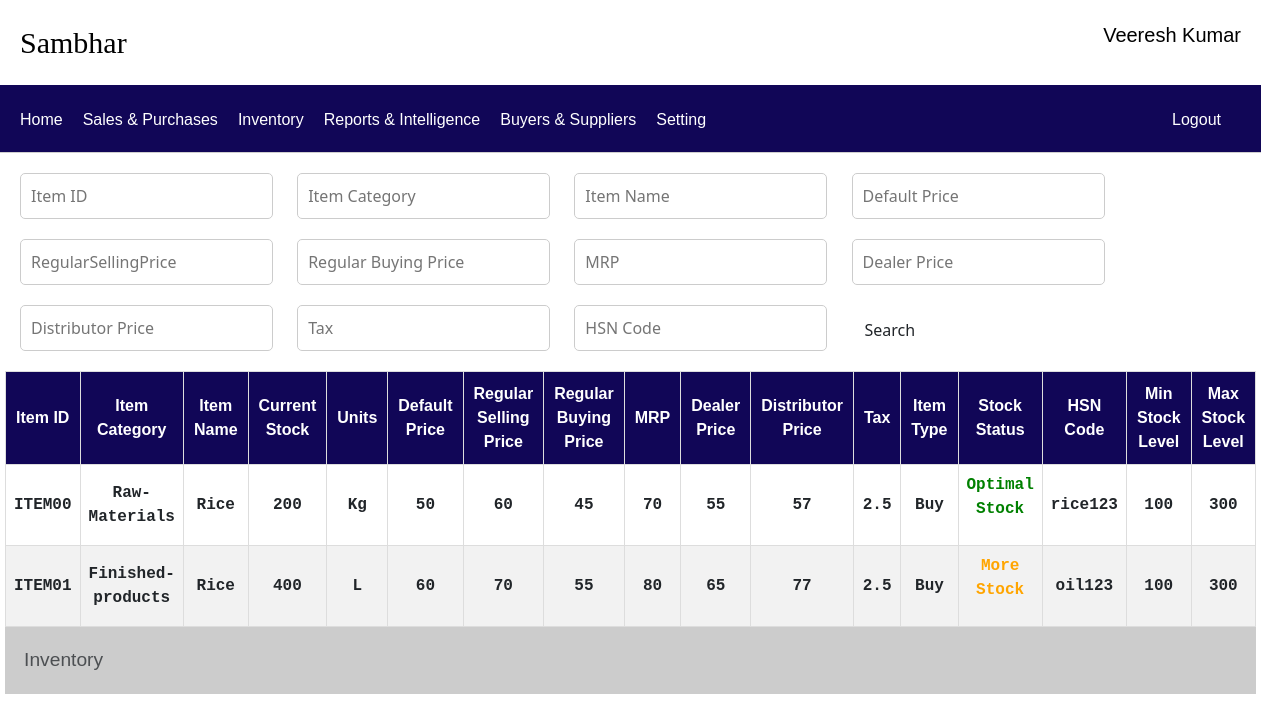
Page /inventory on the committed database.
### website/models.py (models this page shows)
class Inventory(db.Model):
    item_id=db.Column(db.String(10),primary_key=True)
    item_category=db.Column(db.Integer,db.ForeignKey('category.category_id'))
    item_name=db.Column(db.String(20))
    current_stock=db.Column(db.Integer)
    units=db.Column(db.Integer,db.ForeignKey('units.unit_id'))
    default_price=db.Column(db.Integer)
    regular_selling_price=db.Column(db.Integer)
    regular_buying_price=db.Column(db.Integer)
    mrp=db.Column(db.Integer)
    dealer_price=db.Column(db.Integer)
    distributor_price=db.Column(db.Integer)
    tax=db.Column(db.Float)
    item_type=db.Column(db.String(50))
    hsn_code=db.Column(db.String(50),unique=True)
    min_stock_level=db.Column(db.Integer)
    max_stock_level=db.Column(db.Integer)

class Category(db.Model):
    category_id=db.Column(db.Integer,primary_key=True,autoincrement=True)
    category_name=db.Column(db.String(20),unique=True)

class Units(db.Model):
    unit_id=db.Column(db.Integer,primary_key=True,autoincrement=True)
    unit_name=db.Column(db.String(5),unique=True)

### website/auth.py (the view)
@auth.route('/inventory')
def inventory():
    inventory_items = db.session.query(Inventory, Category, Units).\
        filter(Inventory.item_category == Category.category_id).\
        filter(Inventory.units == Units.unit_id).all()
    print(inventory_items)
    items = db.session.query(Inventory).all()
    print(items[1].item_category)
    return render_template("inventory.html", inventory_items=inventory_items)

### website/templates/inventory.html (shortened to what this page needs)
{%extends "base.html" %}
{% block style %}
<link rel="stylesheet" href="../static/inventory.css">
{% endblock%}
{% block content %}
<body>
    <div class="form-div">
        <form class="sales-form" action="#">
            <div class="textbox">
                <input type="number" placeholder="Item ID">
            </div>
            <div class="textbox">
                <input type="text" placeholder="Item Category">
            </div>
            <div class="textbox">
                <input type="text" placeholder="Item Name">
            </div>
            <div class="textbox">
                <input type="number" placeholder="Default Price">
            </div>
            <div class="textbox">
                <input type="number" placeholder="RegularSellingPrice">
            </div>
            <div class="textbox">
                <input type="number" placeholder="Regular Buying Price">
            </div>
            <div class="textbox">
                <input type="number" placeholder="MRP">
            </div>
            <div class="textbox">
                <input type="number" placeholder="Dealer Price">
            </div>
            <div class="textbox">
                <input type="number" placeholder="Distributor Price">
            </div>
            <div class="textbox">
                <input type="number" placeholder="Tax">
            </div>
            <div class="textbox">
                <input type="number" placeholder="HSN Code">
            </div>
            <input type="submit" class="btn" value="Search">
        </form>
    </div>
    <table class="data-table">
        <caption>Inventory</caption>
        <thead>
          <tr>
            <th>Item ID</th>
            <th>Item Category</th>
            <th>Item Name</th>
            <th>Current Stock</th>
            <th>Units</th>
            <th>Default Price</th>
            <th>Regular Selling Price</th>
            <th>Regular Buying Price</th>
            <th>MRP</th>
            <th>Dealer Price</th>
            <th>Distributor Price</th>
            <th>Tax</th>
            <th>Item Type</th>
            <th>Stock Status</th>
            <th>HSN Code</th>
            <th>Min Stock Level</th>
            <th>Max Stock Level</th>
          </tr>
        </thead>
        <tbody>
          {% for invent, category, units in inventory_items %}
          <tr>
            <td>{{ invent.item_id }}</td>
            <td>{{ category.category_name }}</td>
            <td>{{ invent.item_name }}</td>
            <td>{{ invent.current_stock }}</td>
            <td>{{ units.unit_name }}</td>
            <td>{{ invent.default_price }}</td>
            <td>{{ invent.regular_selling_price }}</td>
            <td>{{ invent.regular_buying_price }}</td>
            <td>{{ invent.mrp }}</td>
            <td>{{ invent.dealer_price }}</td>
            <td>{{ invent.distributor_price }}</td>
            <td>{{ invent.tax }}</td>
            <td>{{ invent.item_type }}</td>
            {% if invent.current_stock < invent.min_stock_level %}
              <td><p style="color: red;">Less Stock</p></td>
            {% elif invent.current_stock > invent.max_stock_level %}
              <td><p style="color: orange;">More Stock</p></td>
            {% else %}
              <td><p style="color: green;">Optimal Stock</p></td>
            {% endif %}
            <td>{{ invent.hsn_code }}</td>
            <td>{{ invent.min_stock_level }}</td>
            <td>{{ invent.max_stock_level }}</td>
          </tr>
          {% endfor %}
        </tbody>
      </table>
</body>
{% endblock%}

### website/templates/base.html (shortened to what this page needs)
<!DOCTYPE html>
<html lang="en">
<head>
    <link rel="stylesheet" href="../static/base.css">
    {% block style%}
    {% endblock %}
    <link href="https://cdn.jsdelivr.net/npm/bootstrap@5.3.0-alpha1/dist/css/bootstrap.min.css" rel="stylesheet"
>
    <link href="https://cdn.jsdelivr.net/npm/bootstrap-icons@1.7.0/font/bootstrap-icons.css" rel="stylesheet">
</head>
    <header>
        <div class="company-user">
            <div class="company-name">Sambhar</div>
            <div class="username">Veeresh Kumar</div>
        </div>
        <div class="nav-div">
            <nav class="nav-bar">
                <li class="nav_item"><a href="/home"  class="nav_link">Home</a></li>
                <li class="nav_item"><a href="/salesPurchases" target="_parent" class="nav_link">Sales & Purchases</a></li>
                <li class="nav_item"><a href="/inventory" target="_parent" class="nav_link">Inventory</a>
                </li>
                <li class="nav_item"><a href="./reports" target="_parent" class="nav_link">Reports & Intelligence</a></li>
                <li class="nav_item"><a href="#" target="_parent" class="nav_link">Buyers & Suppliers</a></li>
                <li class="nav_item"><a href="/setting" target="_parent" class="nav_link">Setting</a></li>
            </nav>
            <nav class="nav-bar">
                <li class="nav_item" ><a href="/logout" target="_parent" class="nav_link">Logout</a></li>
            </nav>
        </div>
    </header>
<body>
    {% block content %}
    {% endblock %}
</body>
</html>

### website/static/base.css (style rules this page uses)
body { margin: 0; background-color: white; margin: 0; background-color: white; display: flex; flex-direction: column; align-items: center; }
header { margin: 0; background-color: white; border-bottom: 1px solid rgb(207, 206, 206); display: flex; flex-direction: column; width: 100%; }
.company-user { padding: 20px; display: inline-flex; justify-content: space-between; }
.company-name { font-family: Cambria, Cochin, Georgia, Times, 'Times New Roman', serif; font-size: 30px; color: black; }
.username { font-family: Arial, Helvetica, sans-serif; font-size: 20px; color: black; }
.nav-div { display: flex; flex-direction: row; padding: 20px; background-color: rgb(17, 6, 87); justify-content: space-between; }
.nav-bar { list-style: none; font-size: 18px; display: flex; }
.nav_item { margin-right: 20px; transition: all 0.3s; position: relative; }
.nav_link { text-decoration: none; display: inline-block; color: rgb(255, 255, 255); font-size: medium; font-family: Arial, Helvetica, sans-serif; }

### website/static/inventory.css (style rules this page uses)
body { margin: 0; background-color: white; display: flex; flex-direction: column; align-items: center; }
header { margin: 0; background-color: white; display: flex; flex-direction: column; width: 100%; }
.company-user { padding: 20px; display: inline-flex; justify-content: space-between; }
.company-name { font-family: Cambria, Cochin, Georgia, Times, 'Times New Roman', serif; font-size: 30px; color: black; }
.username { font-family: Arial, Helvetica, sans-serif; font-size: 20px; color: black; }
.nav-div { display: flex; flex-direction: row; padding: 20px; background-color: rgb(17, 6, 87); }
.nav-bar { list-style: none; font-size: 18px; display: flex; }
.nav_item { margin-right: 20px; transition: all 0.3s; position: relative; }
.nav_link { text-decoration: none; display: inline-block; color: rgb(255, 255, 255); font-size: medium; font-family: Arial, Helvetica, sans-serif; }
.form-div { margin-left: 20px; }
.textbox { display: inline-block; margin-top: 20px; margin-right: 20px; opacity: 0; animation: fadeIn 0.5s forwards; }
.textbox input { width: 100%; padding: 10px; font-size: 16px; border: 1px solid #ccc; border-radius: 5px; outline: none; }
.btn { width: auto; padding: 10px 40px; font-size: 15px; border: none; border-radius: 5px; background-color: rgb(35, 14, 172); color: #fff; cursor: pointer; animation: fadeIn 0.5s forwards; transition: background-color 0.3s ease; }
.form-div { display: inline-flex; justify-content: space-between; align-items: flex-start; margin-bottom: 20px; }
.data-table { width: 99%; margin: 0 auto; border-collapse: collapse; animation: fadeIn 0.5s forwards; }
.data-table caption { font-size: 1.2em; margin-bottom: 0px; background-color: #ccc; padding: 1.2rem; font-family: 'Trebuchet MS', 'Lucida Sans Unicode', 'Lucida Grande', 'Lucida Sans', Arial, sans-serif; }
.data-table th { background-color: rgb(17, 6, 87); color: #fff; padding: 10px; text-align: center; border: 1px solid #ddd; font-family: 'Franklin Gothic Medium', 'Arial Narrow', Arial, sans-serif; }
.data-table td { padding: 8px; border-bottom: 1px solid #ddd; border: 1px solid #ddd; text-align: center; font-family: 'Courier New', Courier, monospace; font-weight: bold; }
.data-table tbody tr:nth-child(even) { background-color: #f2f2f2; }

### rows in the picture
Inventory: item_id "ITEM00", category_name "Raw-Materials", item_name "Rice", current_stock "200", unit_name "Kg", default_price "50", regular_selling_price "60", regular_buying_price "45", mrp "70", dealer_price "55", distributor_price "57", tax "2.5", item_type "Buy", shows "Optimal Stock", hsn_code "rice123", min_stock_level "100", max_stock_level "300"
Inventory: item_id "ITEM01", category_name "Finished-products", item_name "Rice", current_stock "400", unit_name "L", default_price "60", regular_selling_price "70", regular_buying_price "55", mrp "80", dealer_price "65", distributor_price "77", tax "2.5", item_type "Buy", shows "More Stock", hsn_code "oil123", min_stock_level "100", max_stock_level "300"
